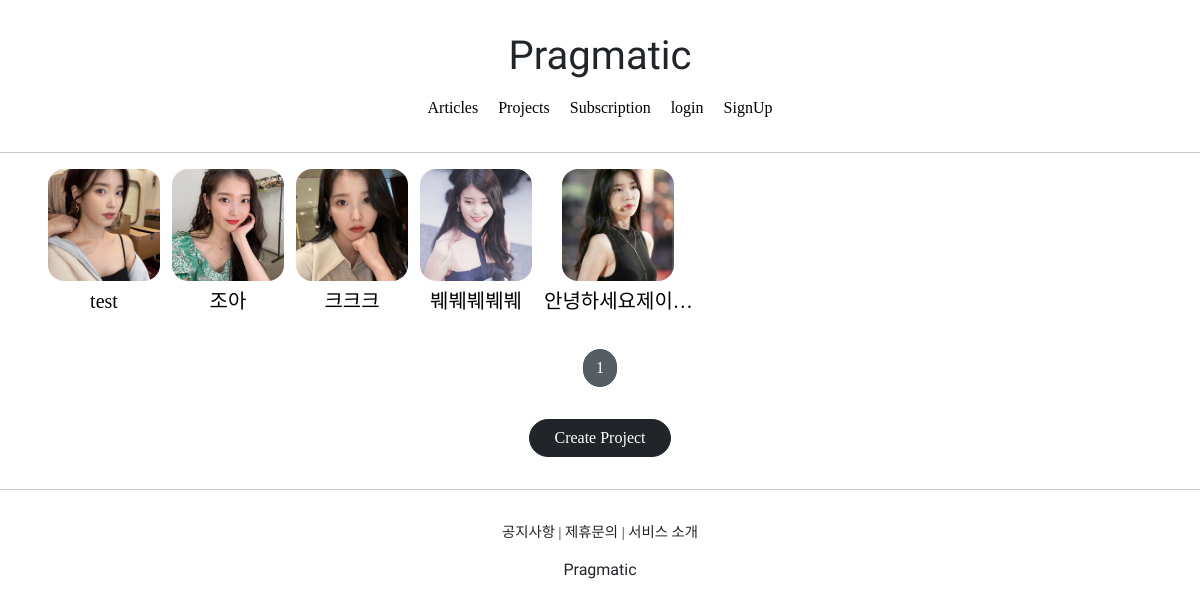
/projects/list/, run on the app's committed database.
### projectapp/models.py (models this page shows)
class Project(models.Model):
  title = models.CharField(max_length=20, null=False)
  description = models.CharField(max_length=200, null=True)
  image = models.ImageField(upload_to='project/', null=False)
  created_at = models.DateField(auto_now=True)

### projectapp/views.py (the view)
# urls.py: path('list/', ProjectListView.as_view(), name='list')
class ProjectListView(ListView):
  model = Project
  context_object_name = 'project_list'
  template_name = 'projectapp/list.html'
  paginate_by = 25

### projectapp/templates/projectapp/list.html (shortened to what this page needs)
{% extends 'base.html' %}
{% load static %}
{% block content %}
  {% if project_list %}
  <div class="container">
    {% for project in project_list %}
      <a href="{% url 'projectapp:detail' pk=project.pk %}">
        {% include 'snippets/card_project.html' with project=project%}
      </a>
    {% endfor %}
  </div>
  {% else %}
    <div style="text-align: center">
      <h1>No Projects YET!</h1>
    </div>
  {% endif %}
  {% include 'snippets/pagination.html' with page_obj=page_obj %}
  <div style="text-align: center">
    <a href="{% url 'projectapp:create' %}" class="btn btn-dark rounded-pill mt-3 mb-3 px-4">
      Create Project
    </a>
  </div>
{% endblock %}

### templates/snippets/card_project.html
<div style="display: block; text-align: center;">
  <img src="{{ project.image.url }}" alt="">
  <h5 class="mt-2" style="font-family: 'NanumSquareBold';">
    {{ project.title | truncatechars:8}}
  </h5>
</div>

### static/base.css (style rules this page uses)
a { color: black; text-decoration: none; }

### data on the page
Project: image (picture), title "test"
Project: image (picture), title "조아"
Project: image (picture), title "크크크"
Project: image (picture), title "붸붸붸붸붸"
Project: image (picture), title "안녕하세요제이…"

### other printed values
{{ page_obj.number }} "1"
